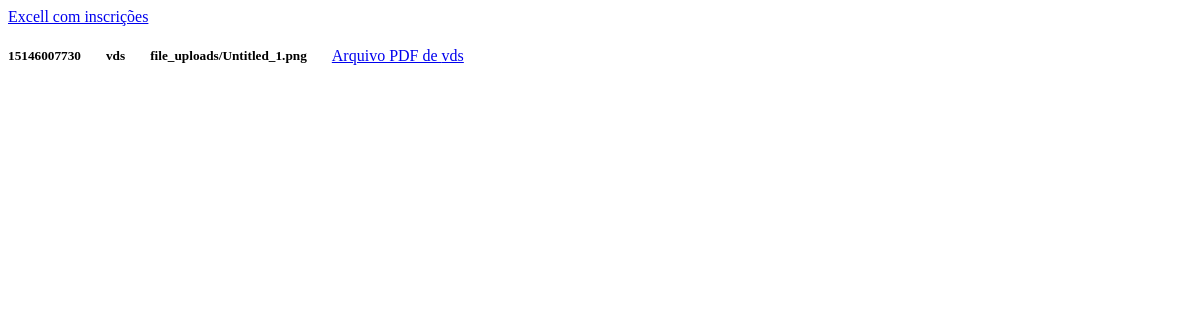
Page /list on the earlier database version.
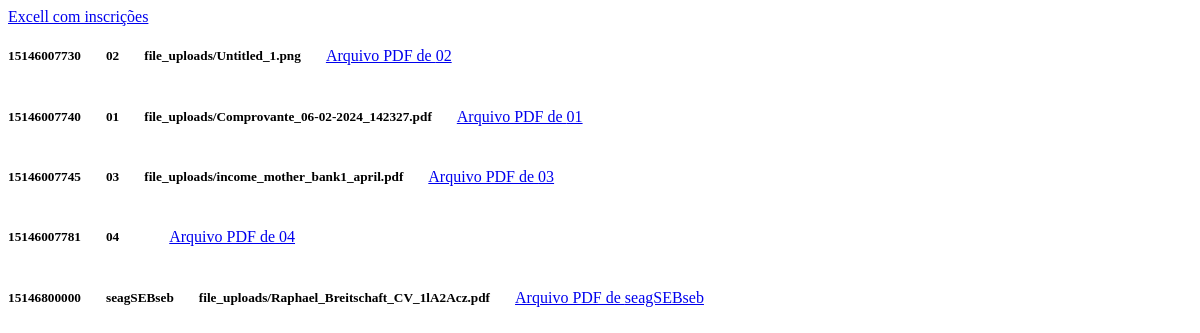
Same page on the later database version.
### campaings/models.py (models this page shows, shortened)
class Inscription(models.Model):
    name = models.CharField(max_length=80, verbose_name=("Nome"), help_text=("NOME COMPLETO (Nome Social para pessoas transgênero):	"))
    created_at = models.DateTimeField(verbose_name="Data_criação", auto_now_add=True)
    birthday = models.DateTimeField(verbose_name="nascimento", null=True)
    cpf = models.PositiveSmallIntegerField(verbose_name="CPF", unique=True,)
    rg = models.PositiveSmallIntegerField(verbose_name="RG",null=False,blank=False)
    age = models.CharField(max_length=50, default=" ", verbose_name=("idade"),
                             help_text=("Clique para selecionar"))
    gender = models.CharField(max_length=50, default=" ", verbose_name=("genero"),
                             help_text=("Clique para selecionar"))
    gender_other = models.CharField(max_length=80, verbose_name=("genero_outro"), default=" ", help_text=("em casa de outro:"), blank=True, null=True)
    ethnicity = models.CharField(max_length=50, default=" ", verbose_name=("etinia"),
                             help_text=("Clique para selecionar"), blank=True, null=True)
    ethnicity_other = models.CharField(max_length=80, default=" ", verbose_name=("etinia"), help_text=("Em caso de outra etinia favor informa-la"), blank=True)
    zipcode = models.CharField(max_length=20, default=" ", null=True, blank=True, help_text="CEP do usuário")
    address = models.CharField(max_length=80, default=" ", verbose_name=("Endereço"), help_text=("Endereço"))
    address_line_1 = models.CharField(max_length=80, default=" ", verbose_name=("Complemento"), help_text=("Complemento"))
    neighberhood = models.CharField(max_length=80, default=" ", verbose_name=("Bairro"), help_text=("Bairro"))
    city = models.CharField(max_length=50,  default="Rio de Janeiro", verbose_name=("city"),
                             help_text=("Clique para selecionar"))
    city_other = models.CharField(max_length=80, default=" ", verbose_name=("Outra_cidade"), help_text=("Em caso de outra cidade favor informa-la"), blank=True)
    phone = PhoneNumberField(verbose_name="Telefone")
    whatsapp = PhoneNumberField(verbose_name="Whatsapp")
    email = models.EmailField(verbose_name="Email")
    scholl_level = models.CharField(max_length=50, default=" ", verbose_name=("escolaridade"),
                             help_text=("NÍVEL DE ESCOLARIDADE:"))
    school = models.CharField(max_length=80, default=" ", verbose_name=("Escola"), help_text=("INSTITUIÇÃO DE ENSINO:"))
    grade = models.CharField(max_length=80, default=" ", verbose_name=("Série"), help_text=("SE ESTIVER ESTUDANDO NESTE ANO, INFORME SÉRIE / PERÍODO:"),null=True,blank=True)
    studing = models.CharField(max_length=50, default=" ", verbose_name=("período"),
                             help_text=("SE ESTIVER ESTUDANDO NESTE ANO, INFORME SÉRIE / PERÍODO:"),null=True,blank=True)
    course = models.CharField(max_length=80, default=" ", verbose_name=("Curso"), help_text=("CURSO (CASO ESTEJA NA ESCOLA TÉCNICA OU NA FACULDADE):"), blank=True)
    parent = models.CharField(max_length=80, default=" ", verbose_name=("Responsalvel"), help_text=("Nome completo do responsável "), blank=True)
    parent_phone = PhoneNumberField(max_length=50, default=" ", verbose_name="Telefone", blank=True)
    intern = models.CharField(max_length=50, default=" ", verbose_name=("Estágio"), null=False, blank=False)
    intern_time = models.CharField(max_length=80, default=" ", verbose_name=("horarios"), help_text=("CEM QUAIS HORÁRIOS VOCÊ TRABALHA OU FAZ ESTÁGIO? "), blank=True)
    looking_work = models.CharField(max_length=50, default=" ", verbose_name=("trabalho"), null=False, blank=False)
    income = models.CharField(max_length=50, default=" ", verbose_name=("renda"),
                             help_text=("RENDA FAMILIAR MENSAL"),null=False,blank=False)
    family = models.CharField(max_length=50, default="2", verbose_name=("familia"),
                             help_text=("Clique para selecionar"))
    deficincy = models.CharField(max_length=50, default=" ", verbose_name=("deficiente"), null=False, blank=False)
    deficincy_type = models.CharField(max_length=80, default=" ", verbose_name=("deficiencia"), help_text=("VOCÊ POSSUI ALGUM TIPO DE DEFICIÊNCIA? SE SIM, PODERIA NOS DIZER QUAL?"), blank=True)
    special_need = models.CharField(max_length=50, default=" ", verbose_name=("cuidado_especial"), null=False, blank=False)
    special_interview = models.CharField(max_length=80, default=" ", verbose_name=("cuidado_entrevista"), help_text=("SE SIM, PODERIA NOS DIZER QUAL?"), blank=True)
    knowloge = models.CharField(max_length=80, default="outros", verbose_name=("conhecia"),
                             help_text=("Clique para selecionar"))
    knowloge_other = models.CharField(max_length=80, default=" ", verbose_name=("conhecimento"), help_text="COMO VOCÊ FICOU SABENDO DAS INSCRIÇÕES PARA O PROCESSO SELETIVO DESTE ANO? ", blank=True)
    prior_inscription = models.CharField(max_length=80,  default=" ", verbose_name=("inscricao_anterior"),
                             help_text=("Clique para selecionar"), null=True, blank=True)
    prior_course = models.CharField(max_length=50, default=" ", verbose_name="curso_anterior", null=True, blank=True)
    prior_course_year = models.CharField(max_length=50, default=" ", verbose_name="curso_anterior", null=True, blank=True)
    dedication = models.CharField(max_length=50, default=" ", verbose_name=("dedicação"), null=True, blank=True)
    tablet = models.CharField(max_length=100,  default="OK", verbose_name=("tablet"),
                             help_text=("Clique para selecionar"))
    likes_to_draw = models.CharField(max_length=50, default=" ", verbose_name=("desenha"), null=False, blank=False)
    frequency = models.CharField(max_length=50, default="MON", verbose_name=("frequencia"),
                             help_text=("Clique para selecionar"))
    group_rating =  models.PositiveIntegerField(default=10, validators=[MinValueValidator(1), MaxValueValidator(10)], verbose_name=("grupo"), help_text=("Numa escala de 0 à 10, o quanto você gosta de trabalhar em grupo?"))
    critics = models.TextField(max_length=1000, verbose_name=("criticas"), help_text=("COMO VOCÊ LIDA COM CRÍTICAS EM RELAÇÃO AO SEU TRABALHO?"))
    previous_work = models.TextField(max_length=1000, default=" ", verbose_name=("experiencia"), help_text=("HÁ OUTRA COISA QUE VOCÊ JÁ FEZ RELACIONADA À ANIMAÇÃO / AUDIOVISUAL QUE GOSTARIA DE DESTACAR?"))
    message = models.TextField(max_length=1000, default=" ", verbose_name=("recado"), help_text=("USE AS LINHAS ABAIXO PARA DAR SEU RECADO: POR QUE VOCÊ SE INTERESSOU EM PARTICIPAR DO ESTÚDIO ESCOLA?"))
    portifolio = models.TextField(max_length=1000, default=" ", verbose_name=("portifolio"), help_text=("VOCÊ POSSUI UM LOCAL ONDE DIVULGA SEU TRABALHO ARTÍSTICO? EM CASO AFIRMATIVO COMPARTILHE O LINK COM A GENTE!"))
    file = models.FileField(upload_to='file_uploads/', null=True, blank=True)

### campaings/views.py (the view)
# urls.py: path("list", views.ListInscriprion, name="list"),
def ListInscriprion(request):
    inscriptions = Inscription.objects.all
    return render(request, 'list.html', {'inscriptions': inscriptions})

### campaings/templates/list.html (shortened to what this page needs)
{% extends "base.html" %}
{% block content %}
<div style="display: flex; flex-direction: column;">
  <a class="dropdown-item" href="{% url 'inscription_csv' %}">Excell com inscrições</a>
</div>
{% for inscription in inscriptions %}
<div style="display: flex; flex-direction: row; align-items: center;">
  <h5>{{ inscription.cpf  }}</h5>
    <h5 style="margin-left: 25px">{{ inscription.name }}</h5>
    <h5 style="margin-left: 25px">{{ inscription.file }}</h5>
    <a style="margin-left: 25px" href="{% url 'inscription_pdf' inscription.id %}">Arquivo PDF de {{ inscription.name }}</a>
  </div>
{% endfor%}
{% endblock %}

Differences in the rows shown:
changed Inscription "file_uploads/Untitled_1.png": name "vds" → "02"
added Inscription: cpf "15146007740", name "01", file "file_uploads/Comprovante_06-02-2024_142327.pdf"
added Inscription: cpf "15146007745", name "03", file "file_uploads/income_mother_bank1_april.pdf"
added Inscription: cpf "15146007781", name "04"
added Inscription: cpf "15146800000", name "seagSEBseb", file "file_uploads/Raphael_Breitschaft_CV_1lA2Acz.pdf"
